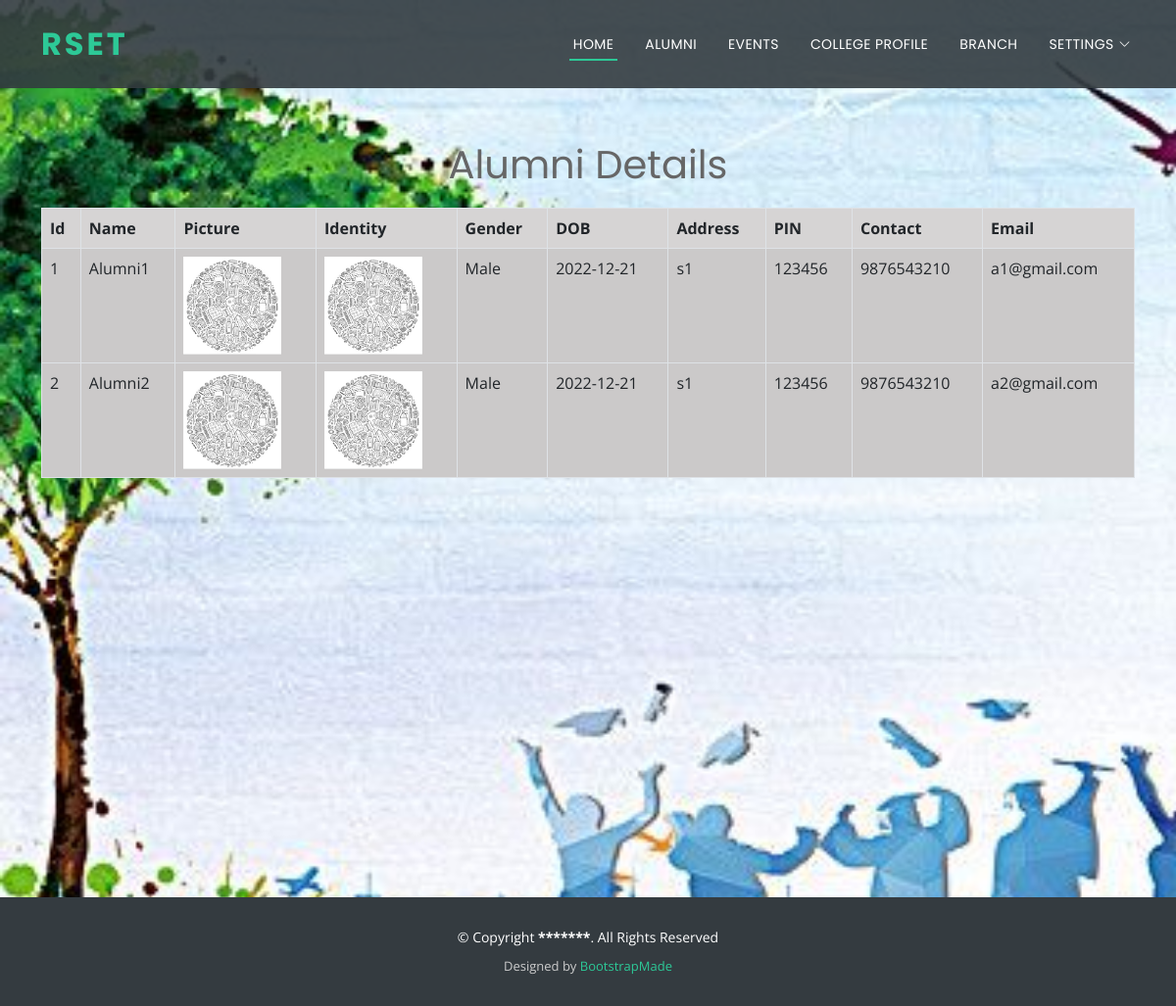
Page /admin_alumni_details_view on the committed database.
### myapp/models.py (models this page shows, shortened)
class alumni_details(models.Model):
    id = models.AutoField(primary_key=True)
    user_id = models.IntegerField()
    name = models.CharField(max_length=100)
    pic = models.CharField(max_length=500)
    id_pic = models.CharField(max_length=500)
    branch_id = models.IntegerField()
    pass_year = models.CharField(max_length=25)
    gender = models.CharField(max_length=25)
    dob = models.CharField(max_length=100)
    addr = models.CharField(max_length=500)
    pin = models.IntegerField()
    contact = models.IntegerField()
    email = models.CharField(max_length=25)
    status = models.CharField(max_length=25)

### myapp/views.py (the view)
# urls.py: path('admin_alumni_details_view', views.admin_alumni_details_view, name='admin_alumni_details_view'),
def admin_alumni_details_view(request):
    al_l = alumni_details.objects.all()
    context = {'alumni_list':al_l}
    return render(request, './myapp/admin_alumni_details_view.html',context)

### myapp/templates/myapp/admin_alumni_details_view.html (shortened to what this page needs)
{% extends 'myapp/admin_base.html' %}
{% load static %}
{% block body %}
<center><br><br><br>
    <h1>Alumni Details</h1>
    <div class="container">
    <form role="form" name="frm" action="" method="post">
        <table class="table table-striped table-bordered">
            <thead>
            <tr>
                <th>Id</th>
                <th>Name</th>
                <th>Picture</th>
                <th>Identity</th>
                <th>Gender</th>
                <th>DOB</th>
                <th>Address</th>
                <th>PIN</th>
                <th>Contact</th>
                <th>Email</th>
            </tr>
            </thead>
            {% for al in alumni_list %}
            <tbody>
            <tr>
                <td>{{ al.id }}</td>
                <td>{{ al.name  }}</td>
                <td><img src="../static/myapp/media/{{ al.pic }}" width="100" height="100"> </td>
                <td><img src="../static/myapp/media/{{ al.id_pic  }}" width="100" height="100"></td>
                <td>{{ al.gender  }}</td>
                <td>{{ al.dob  }}</td>
                <td>{{ al.addr  }}</td>
                <td>{{ al.pin  }}</td>
                <td>{{ al.contact  }}</td>
                <td>{{ al.email  }}</td>
            </tr>
            <tbody>
            {% endfor %}
        </table>
    </form>
    </div>
</center>
{% endblock %}

### myapp/templates/myapp/admin_base.html (shortened to what this page needs)
<!DOCTYPE html>
{%load static%}
<html lang="en">
<head>
  <link href="{%static 'myapp/assets/vendor/aos/aos.css'%}" rel="stylesheet">
  <link href="{%static 'myapp/assets/vendor/bootstrap/css/bootstrap.min.css'%}" rel="stylesheet">
  <link href="{%static 'myapp/assets/vendor/bootstrap-icons/bootstrap-icons.css'%}" rel="stylesheet">
  <link href="{%static 'myapp/assets/vendor/boxicons/css/boxicons.min.css'%}" rel="stylesheet">
  <link href="{%static 'myapp/assets/vendor/glightbox/css/glightbox.min.css'%}" rel="stylesheet">
  <link href="{%static 'myapp/assets/vendor/swiper/swiper-bundle.min.css'%}" rel="stylesheet">
  <link href="{%static 'myapp/assets/css/style.css'%}" rel="stylesheet">
  <link href="{%static 'myapp/assets/css/myfile.css'%}" rel="stylesheet">
</head>
<body>
  <header id="header" class="fixed-top d-flex align-items-center ">
    <div class="container d-flex justify-content-between align-items-center">
      <div id="logo">
        <a href="{%url 'admin_home'%}"><h1>RSET</h1></a>
      </div>
      <nav id="navbar" class="navbar">
        <ul>
          <li><a class="nav-link scrollto active" href="{%url 'admin_home'%}">Home</a></li>
          <li><a class="nav-link scrollto" href="{%url 'admin_alumni_details_view'%}">Alumni</a></li>
         <li><a class="nav-link scrollto" href="{%url 'admin_event_details_view'%}">Events</a></li>
        <li><a class="nav-link scrollto" href="{%url 'admin_college_details_view'%}">College Profile</a></li>
        <li><a class="nav-link scrollto" href="{%url 'admin_branch_details_view'%}">Branch</a></li>
          <li class="dropdown"><a href="#"><span>Settings</span> <i class="bi bi-chevron-down"></i></a>
          </li>
        </ul>
      </nav>
    </div>
  </header>
<br><br><br>
  {%block body%}{%endblock%}
  <br><br><br><br><br><br><br><br><br><br><br><br><br><br><br><br><br>
  <footer id="footer">
    <div class="container">
      <div class="copyright">
        &copy; Copyright <strong>*******</strong>. All Rights Reserved
      </div>
      <div class="credits">
        Designed by <a href="https://bootstrapmade.com/">BootstrapMade</a>
      </div>
    </div>
  </footer>
</body>
</html>

### myapp/static/myapp/assets/css/style.css (style rules this page uses)
body { background: #fff; color: #666666; font-family: "Open Sans", sans-serif; }
a { color: #2dc997; text-decoration: none; }
h1, h2, h3, h4, h5, h6 { font-family: "Poppins", sans-serif; font-weight: 400; margin: 0 0 20px 0; padding: 0; }
#header { height: 90px; transition: all 0.5s; z-index: 997; background: rgba(52, 59, 64, 0.9); }
#header #logo h1 { font-size: 32px; margin: 0; line-height: 1; font-family: "Poppins", sans-serif; font-weight: 700; letter-spacing: 3px; text-transform: uppercase; }
.navbar { padding: 0; }
.navbar ul { margin: 0; padding: 0; display: flex; list-style: none; align-items: center; }
.navbar li { position: relative; }
.navbar>ul>li { white-space: nowrap; padding: 10px 0 10px 24px; }
.navbar a, .navbar a:focus { display: flex; align-items: center; justify-content: space-between; font-family: "Poppins", sans-serif; color: #fff; font-size: 14px; padding: 0 4px; white-space: nowrap; transition: 0.3s; letter-spacing: 0.4px; position: relative; text-transform: uppercase; }
.navbar a i, .navbar a:focus i { font-size: 12px; line-height: 0; margin-left: 5px; }
.navbar>ul>li>a:before { content: ""; position: absolute; width: 100%; height: 2px; bottom: -6px; left: 0; background-color: #2dc997; visibility: hidden; transform: scaleX(0); transition: all 0.3s ease-in-out 0s; }
.navbar a:hover:before, .navbar li:hover>a:before, .navbar .active:before { visibility: visible; transform: scaleX(1); }
.navbar a:hover, .navbar .active, .navbar .active:focus, .navbar li:hover>a { color: #fff; }
#footer { background: #343b40; padding: 30px 0; color: #fff; font-size: 14px; }
#footer .copyright { text-align: center; }
#footer .credits { padding-top: 10px; text-align: center; font-size: 13px; color: #ccc; }

### myapp/templates/myapp/admin_alumni_details_view.html (style rules this page uses)
.table { background-color:#d6d4d4; }

### rows in the picture
alumni_details: id "1", name "Alumni1", pic (picture), id_pic (picture), gender "Male", dob "2022-12-21", addr "s1", pin "123456", contact "9876543210", email "a1@gmail.com"
alumni_details: id "2", name "Alumni2", pic (picture), id_pic (picture), gender "Male", dob "2022-12-21", addr "s1", pin "123456", contact "9876543210", email "a2@gmail.com"
